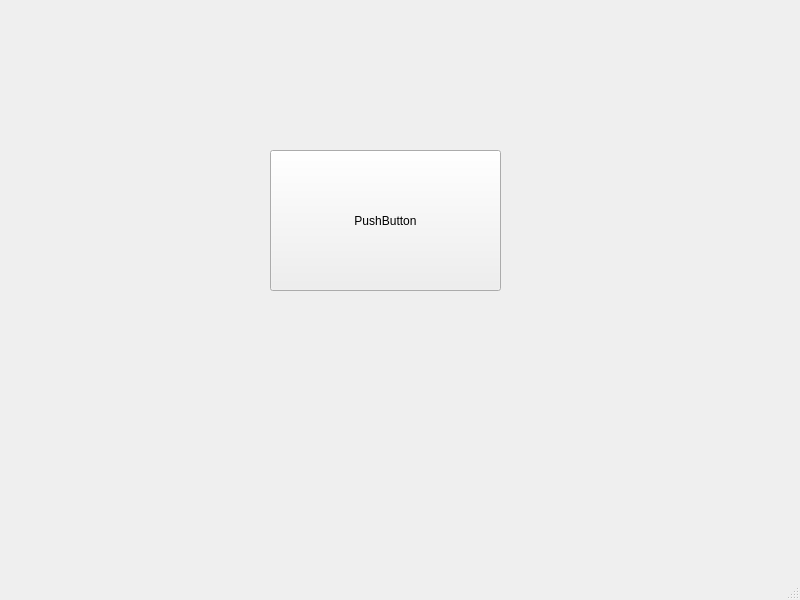
<?xml version="1.0" encoding="UTF-8"?>
<ui version="4.0">
 <class>MainWindow</class>
 <widget class="QMainWindow" name="MainWindow">
  <property name="geometry">
   <rect>
    <x>0</x>
    <y>0</y>
    <width>800</width>
    <height>600</height>
   </rect>
  </property>
  <property name="windowTitle">
   <string>icon-resim</string>
  </property>
  <widget class="QWidget" name="centralwidget">
   <widget class="QPushButton" name="pushButton">
    <property name="geometry">
     <rect>
      <x>270</x>
      <y>150</y>
      <width>231</width>
      <height>141</height>
     </rect>
    </property>
    <property name="text">
     <string>PushButton</string>
    </property>
    <property name="iconSize">
     <size>
      <width>64</width>
      <height>64</height>
     </size>
    </property>
   </widget>
  </widget>
  <widget class="QMenuBar" name="menubar">
   <property name="geometry">
    <rect>
     <x>0</x>
     <y>0</y>
     <width>800</width>
     <height>26</height>
    </rect>
   </property>
  </widget>
  <widget class="QStatusBar" name="statusbar"/>
 </widget>
 <resources>
  <include location="icon.qrc"/>
  <include location="icon2.qrc"/>
 </resources>
 <connections/>
</ui>
